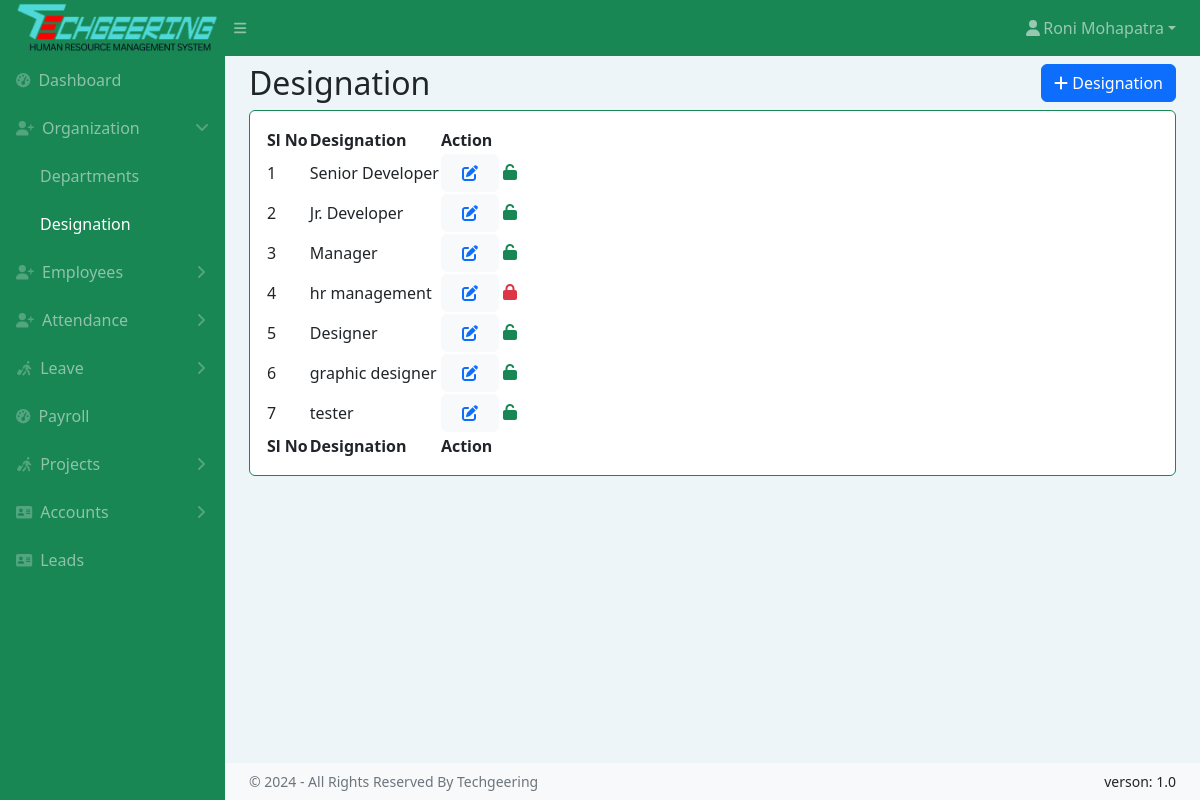
The app's page /designation.php (signed in) with its own data.
### tables this page shows
CREATE TABLE `employee` (
  `id` int(11) NOT NULL,
  `em_code` varchar(64) DEFAULT NULL,
  `des_id` int(11) DEFAULT NULL,
  `dep_id` int(11) DEFAULT NULL,
  `full_name` varchar(128) DEFAULT NULL,
  `father_name` varchar(50) NOT NULL,
  `mother_name` varchar(50) NOT NULL,
  `em_email` varchar(64) DEFAULT NULL,
  `prof_email` varchar(70) NOT NULL,
  `marital_status` varchar(20) NOT NULL,
  `em_password` varchar(512) NOT NULL,
  `em_role` int(10) NOT NULL,
  `status` enum('ACTIVE','INACTIVE') NOT NULL DEFAULT 'ACTIVE',
  `em_gender` enum('Male','Female') NOT NULL DEFAULT 'Male',
  `em_phone` varchar(64) DEFAULT NULL,
  `em_wahtsapp` varchar(64) DEFAULT NULL,
  `em_birthday` varchar(128) DEFAULT NULL,
  `em_blood_group` enum('O+','O-','A+','A-','B+','B-','AB+','OB+') DEFAULT NULL,
  `em_joining_date` varchar(128) DEFAULT NULL,
  `last_company_date` date DEFAULT NULL,
  `em_contact_end` varchar(128) DEFAULT NULL,
  `em_image` varchar(128) DEFAULT NULL,
  `em_aadher` varchar(64) DEFAULT NULL,
  `em_pan` varchar(20) NOT NULL,
  `emergency_contact` int(10) NOT NULL
);

CREATE TABLE `designation` (
  `id` int(11) NOT NULL,
  `des_name` varchar(64) NOT NULL,
  `status` enum('1','0') NOT NULL
);

### designation.php (the view, shortened to what this page needs)
<!DOCTYPE html>
<html lang="en">
<head>
    <link href="https://cdn.jsdelivr.net/npm/simple-datatables@7.1.2/dist/style.min.css" rel="stylesheet" />
    <link href="assets/css/styles.css" rel="stylesheet" />
</head>
<body class="sb-nav-fixed">
    <?php include 'common/topnav.php' ?>
    <div id="layoutSidenav">
        <?php include 'common/sidenav.php' ?>
        <div id="layoutSidenav_content">
            <main>
                <div class="container-fluid px-4">
                    <div class="d-flex justify-content-between align-items-center">
                        <h2 class="my-2">Designation</h2>
                        <button type="button" class="btn btn-primary" data-bs-toggle="modal" data-bs-target="#addDept">
                            <i class="fa-solid fa-plus"></i> Designation
                        </button>
                    </div>
                    <div class="card mb-4">
                        <div class="card-body">
                            <table id="datatablesSimple">
                                <thead>
                                    <tr>
                                        <th>Sl No</th>
                                        <th>Designation</th>
                                        <th>Action</th>
                                    </tr>
                                </thead>
                                <tbody>
                                    <?php
                                    include "common/conn.php";
                                    $sql = "SELECT * FROM designation";
                                    $result = $conn->query($sql);
                                    $slno = 1;
                                    if ($result->num_rows > 0) {
                                        while ($row = $result->fetch_assoc()) {
                                            ?>
                                            <tr>
                                                <td><?php echo $slno; ?></td>
                                                <td><?php echo $row["des_name"]; ?></td>
                                                <td>
                                                    <button type="button" class="btn btn-light"
                                                        onclick="myfcn2(<?php echo $row['id']; ?>,'<?php echo $row['des_name']; ?>')"
                                                        data-bs-toggle="modal" data-bs-target="#updateDes"><i
                                                            class="fa-solid fa-pen-to-square me-2 ms-2 text-primary"></i></button>
                                                    <?php
                                                    $status = $row['status'];
                                                    $idm = $row['id'];
                                                    if ($status == 1) {
                                                        echo "<a href='active.php?status=$idm&tb=designation&returnpage=designation.php' class='success'>
                                                            <i class='fa-solid fa-unlock text-success'></i>
                                                            </a>";
                                                    } else {
                                                        echo "<a href='inactive.php?status0=$idm&&tb=designation&&returnpage=designation.php' class='danger'><i class='fa-solid fa-lock text-danger'></i></a>";
                                                    }
                                                    ?>
                                                </td>
                                            </tr>
                                            <?php
                                            $slno++;
                                        }
                                    } else {
                                        echo "0 results";
                                    }
                                    ?>
                                </tbody>
                                <tfoot>
                                    <tr>
                                        <th>Sl No</th>
                                        <th>Designation</th>
                                        <th>Action</th>
                                    </tr>
                                </tfoot>
                            </table>
                        </div>
                    </div>
                </div>
            </main>
            <?php include 'common/copyrightfooter.php' ?>
        </div>
    </div>
</body>
</html>

### common/topnav.php (shortened to what this page needs)
<?php
$userid = $_SESSION['username'];
?>
<nav class="sb-topnav navbar navbar-expand navbar-dark bg-success">
    <a class="navbar-brand ps-3 text-center" href="index.php">
        <img src="assets/img/logo.png" class="img-fluid">
    </a>
    <button class="btn btn-link btn-sm order-1 order-lg-0 me-4 me-lg-0" id="sidebarToggle" href="#!"><i
            class="fas fa-bars"></i></button>
    <ul class="navbar-nav ms-auto me-0 me-md-3 my-2 my-md-0">
        <li class="nav-item dropdown">
            <?php
            include "common/conn.php";
            $sql = "SELECT * FROM employee WHERE id=$userid";
            $result = $conn->query($sql);
            if ($result->num_rows > 0) {
                $row = $result->fetch_assoc();
            }
            ?>
            <a class="nav-link dropdown-toggle" id="navbarDropdown" href="#" role="button" data-bs-toggle="dropdown"
                aria-expanded="false"><i class="fas fa-user fa-fw"></i><?php echo $row["full_name"]; ?></a>
        </li>
    </ul>
</nav>

### records on screen
employee: full_name "Roni Mohapatra"
designation: des_name "Senior Developer"
designation: des_name "Jr. Developer"
designation: des_name "Manager"
designation: des_name "hr management"
designation: des_name "Designer"
designation: des_name "graphic designer"
designation: des_name "tester"
